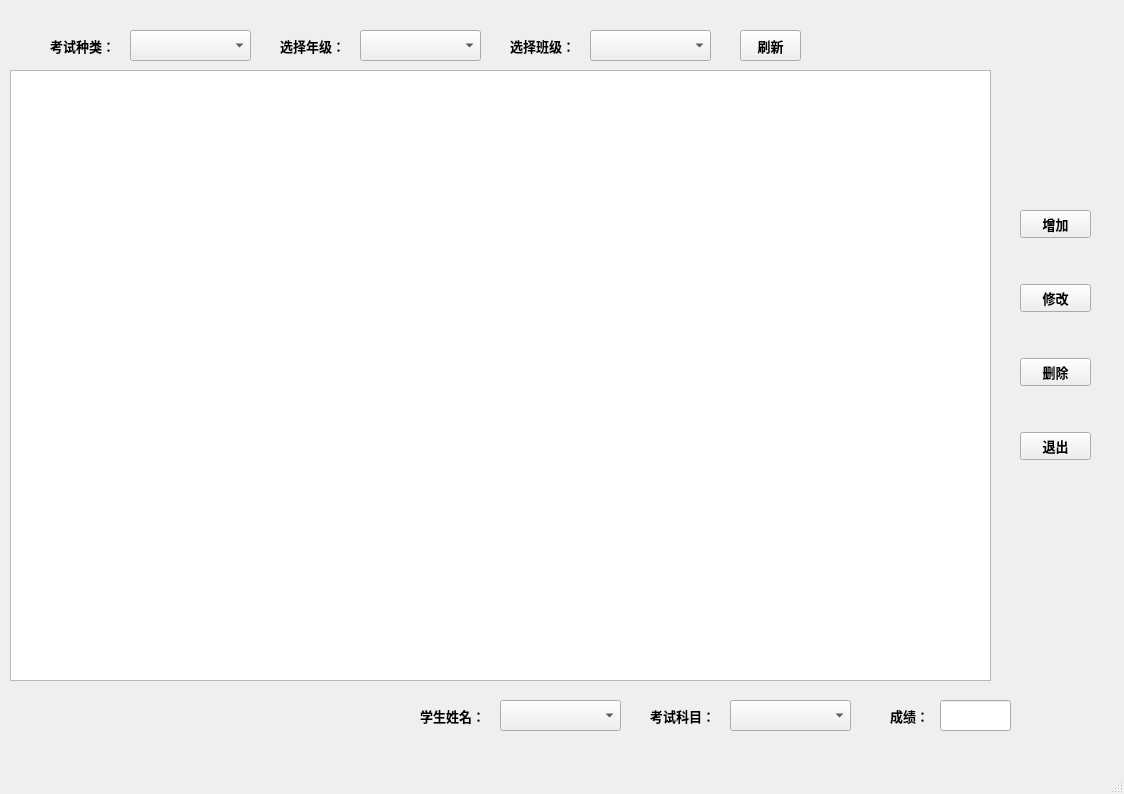
<?xml version="1.0" encoding="UTF-8"?>
<ui version="4.0">
 <class>MainWindow</class>
 <widget class="QMainWindow" name="MainWindow">
  <property name="geometry">
   <rect>
    <x>0</x>
    <y>0</y>
    <width>1124</width>
    <height>794</height>
   </rect>
  </property>
  <property name="windowTitle">
   <string>学生成绩管理</string>
  </property>
  <widget class="QWidget" name="centralwidget">
   <widget class="QLabel" name="label">
    <property name="geometry">
     <rect>
      <x>50</x>
      <y>30</y>
      <width>81</width>
      <height>31</height>
     </rect>
    </property>
    <property name="font">
     <font>
      <family>微软雅黑</family>
      <pointsize>10</pointsize>
      <weight>75</weight>
      <bold>true</bold>
     </font>
    </property>
    <property name="text">
     <string>考试种类：</string>
    </property>
   </widget>
   <widget class="QLabel" name="label_2">
    <property name="geometry">
     <rect>
      <x>280</x>
      <y>30</y>
      <width>81</width>
      <height>31</height>
     </rect>
    </property>
    <property name="font">
     <font>
      <family>微软雅黑</family>
      <pointsize>10</pointsize>
      <weight>75</weight>
      <bold>true</bold>
     </font>
    </property>
    <property name="text">
     <string>选择年级：</string>
    </property>
   </widget>
   <widget class="QLabel" name="label_3">
    <property name="geometry">
     <rect>
      <x>510</x>
      <y>30</y>
      <width>81</width>
      <height>31</height>
     </rect>
    </property>
    <property name="font">
     <font>
      <family>微软雅黑</family>
      <pointsize>10</pointsize>
      <weight>75</weight>
      <bold>true</bold>
     </font>
    </property>
    <property name="text">
     <string>选择班级：</string>
    </property>
   </widget>
   <widget class="QLabel" name="label_4">
    <property name="geometry">
     <rect>
      <x>890</x>
      <y>700</y>
      <width>41</width>
      <height>31</height>
     </rect>
    </property>
    <property name="font">
     <font>
      <family>微软雅黑</family>
      <pointsize>10</pointsize>
      <weight>75</weight>
      <bold>true</bold>
     </font>
    </property>
    <property name="text">
     <string>成绩：</string>
    </property>
   </widget>
   <widget class="QPushButton" name="btnUpdate">
    <property name="geometry">
     <rect>
      <x>740</x>
      <y>30</y>
      <width>61</width>
      <height>31</height>
     </rect>
    </property>
    <property name="font">
     <font>
      <family>微软雅黑</family>
      <pointsize>10</pointsize>
      <weight>75</weight>
      <bold>true</bold>
     </font>
    </property>
    <property name="text">
     <string>刷新</string>
    </property>
   </widget>
   <widget class="QComboBox" name="cboSelectKind">
    <property name="geometry">
     <rect>
      <x>130</x>
      <y>30</y>
      <width>121</width>
      <height>31</height>
     </rect>
    </property>
    <property name="font">
     <font>
      <family>楷体</family>
      <pointsize>10</pointsize>
     </font>
    </property>
   </widget>
   <widget class="QComboBox" name="cboSelectGrade">
    <property name="geometry">
     <rect>
      <x>360</x>
      <y>30</y>
      <width>121</width>
      <height>31</height>
     </rect>
    </property>
    <property name="font">
     <font>
      <family>楷体</family>
      <pointsize>10</pointsize>
     </font>
    </property>
   </widget>
   <widget class="QComboBox" name="cboSelectClass">
    <property name="geometry">
     <rect>
      <x>590</x>
      <y>30</y>
      <width>121</width>
      <height>31</height>
     </rect>
    </property>
    <property name="font">
     <font>
      <family>楷体</family>
      <pointsize>10</pointsize>
     </font>
    </property>
   </widget>
   <widget class="QLabel" name="label_5">
    <property name="geometry">
     <rect>
      <x>420</x>
      <y>700</y>
      <width>81</width>
      <height>31</height>
     </rect>
    </property>
    <property name="font">
     <font>
      <family>微软雅黑</family>
      <pointsize>10</pointsize>
      <weight>75</weight>
      <bold>true</bold>
     </font>
    </property>
    <property name="text">
     <string>学生姓名：</string>
    </property>
   </widget>
   <widget class="QLabel" name="label_6">
    <property name="geometry">
     <rect>
      <x>650</x>
      <y>700</y>
      <width>81</width>
      <height>31</height>
     </rect>
    </property>
    <property name="font">
     <font>
      <family>微软雅黑</family>
      <pointsize>10</pointsize>
      <weight>75</weight>
      <bold>true</bold>
     </font>
    </property>
    <property name="text">
     <string>考试科目：</string>
    </property>
   </widget>
   <widget class="QComboBox" name="cboStuName">
    <property name="geometry">
     <rect>
      <x>500</x>
      <y>700</y>
      <width>121</width>
      <height>31</height>
     </rect>
    </property>
    <property name="font">
     <font>
      <family>楷体</family>
      <pointsize>10</pointsize>
     </font>
    </property>
   </widget>
   <widget class="QComboBox" name="cboExamSubject">
    <property name="geometry">
     <rect>
      <x>730</x>
      <y>700</y>
      <width>121</width>
      <height>31</height>
     </rect>
    </property>
    <property name="font">
     <font>
      <family>楷体</family>
      <pointsize>10</pointsize>
     </font>
    </property>
   </widget>
   <widget class="QLineEdit" name="editResult">
    <property name="geometry">
     <rect>
      <x>940</x>
      <y>700</y>
      <width>71</width>
      <height>31</height>
     </rect>
    </property>
    <property name="font">
     <font>
      <family>楷体</family>
      <pointsize>10</pointsize>
     </font>
    </property>
   </widget>
   <widget class="QTableWidget" name="tableWidget">
    <property name="geometry">
     <rect>
      <x>10</x>
      <y>70</y>
      <width>981</width>
      <height>611</height>
     </rect>
    </property>
   </widget>
   <widget class="QWidget" name="">
    <property name="geometry">
     <rect>
      <x>1020</x>
      <y>170</y>
      <width>71</width>
      <height>331</height>
     </rect>
    </property>
    <layout class="QVBoxLayout" name="verticalLayout">
     <item>
      <widget class="QPushButton" name="btnAdd">
       <property name="font">
        <font>
         <family>微软雅黑</family>
         <pointsize>10</pointsize>
         <weight>75</weight>
         <bold>true</bold>
        </font>
       </property>
       <property name="text">
        <string>增加</string>
       </property>
      </widget>
     </item>
     <item>
      <widget class="QPushButton" name="btnModify">
       <property name="font">
        <font>
         <family>微软雅黑</family>
         <pointsize>10</pointsize>
         <weight>75</weight>
         <bold>true</bold>
        </font>
       </property>
       <property name="text">
        <string>修改</string>
       </property>
      </widget>
     </item>
     <item>
      <widget class="QPushButton" name="btnDelect">
       <property name="font">
        <font>
         <family>微软雅黑</family>
         <pointsize>10</pointsize>
         <weight>75</weight>
         <bold>true</bold>
        </font>
       </property>
       <property name="text">
        <string>删除</string>
       </property>
      </widget>
     </item>
     <item>
      <widget class="QPushButton" name="btnQuit">
       <property name="font">
        <font>
         <family>微软雅黑</family>
         <pointsize>10</pointsize>
         <weight>75</weight>
         <bold>true</bold>
        </font>
       </property>
       <property name="text">
        <string>退出</string>
       </property>
      </widget>
     </item>
    </layout>
   </widget>
  </widget>
  <widget class="QMenuBar" name="menubar">
   <property name="geometry">
    <rect>
     <x>0</x>
     <y>0</y>
     <width>1124</width>
     <height>26</height>
    </rect>
   </property>
  </widget>
  <widget class="QStatusBar" name="statusbar"/>
 </widget>
 <resources/>
 <connections/>
</ui>
